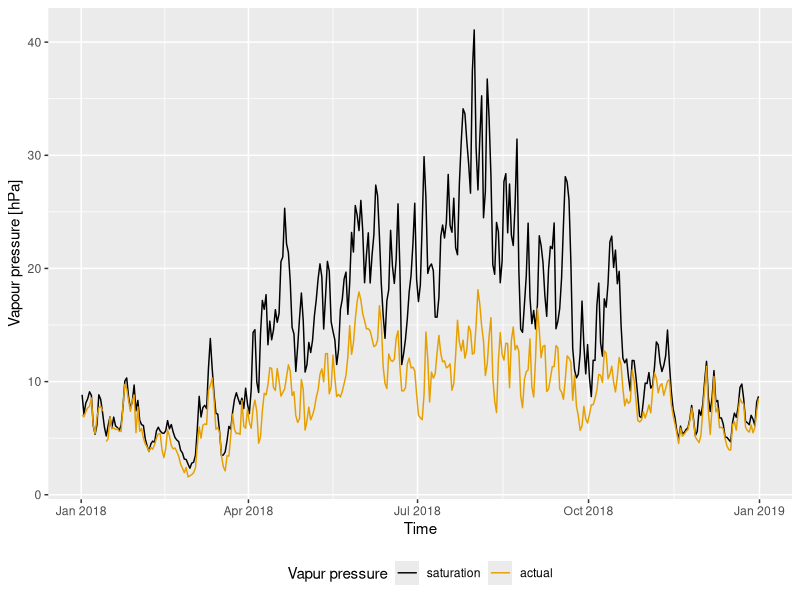
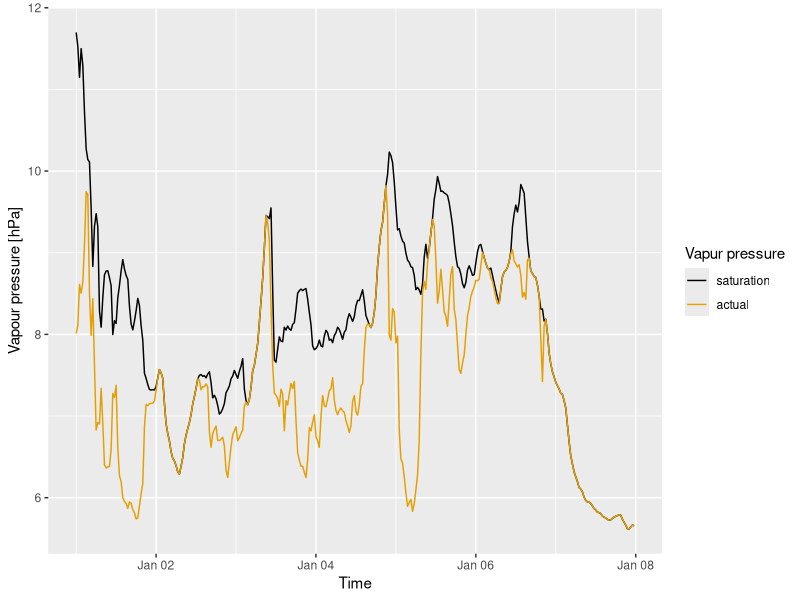
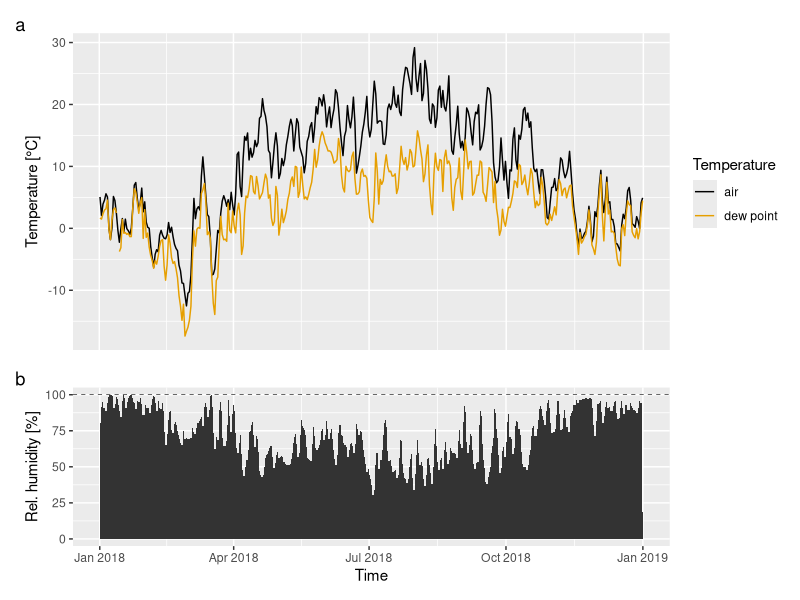
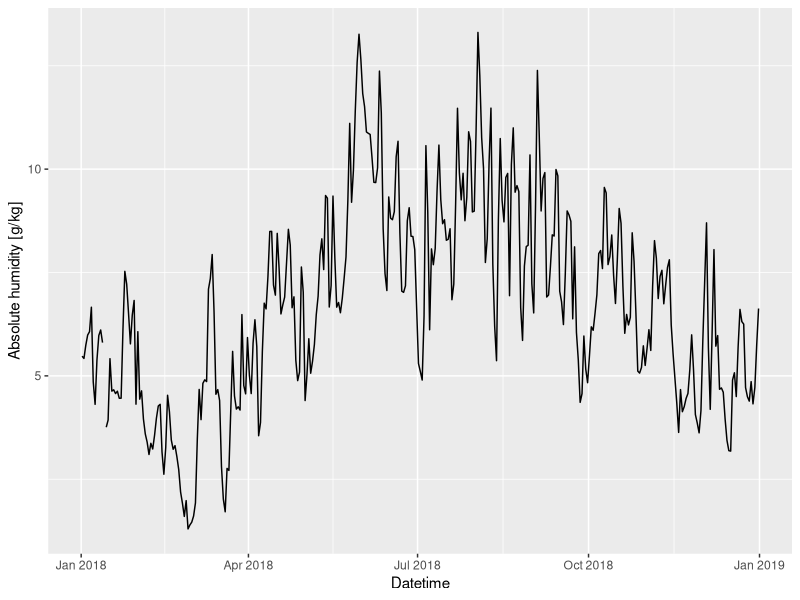
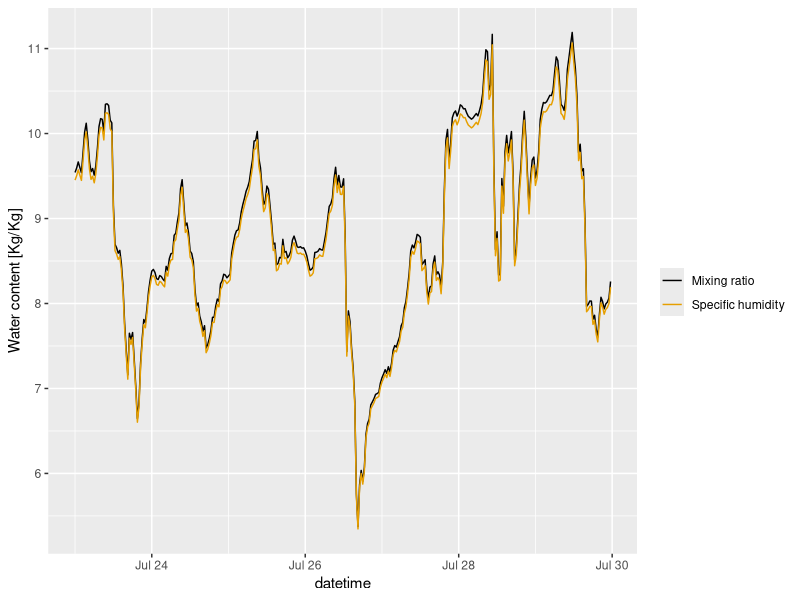
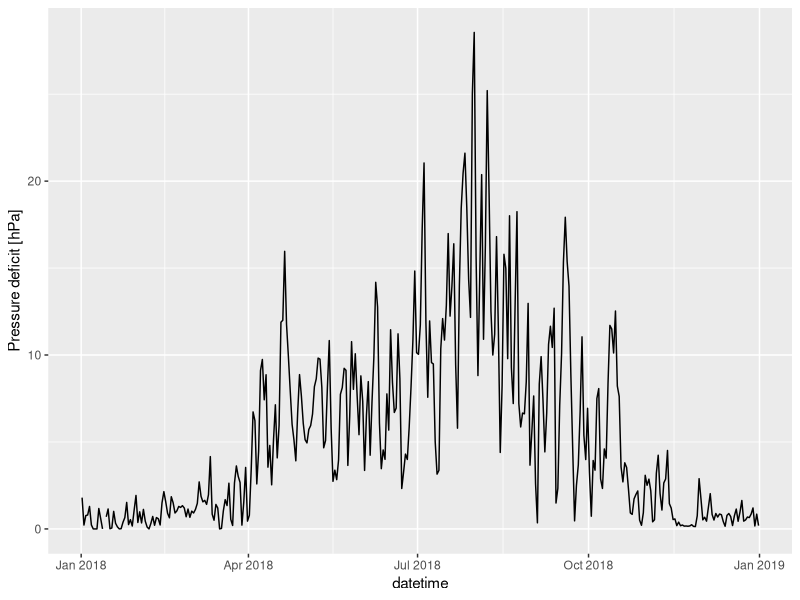
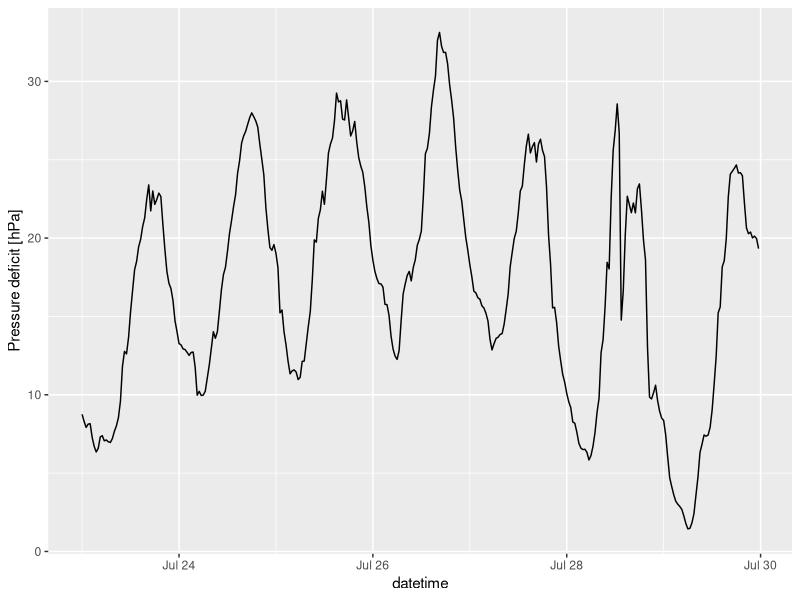
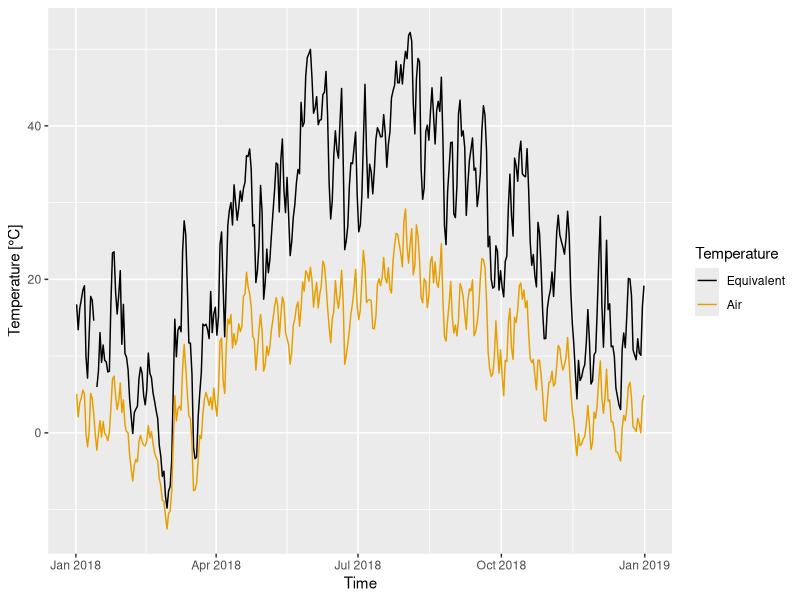

Write R code to recreate these figures, in order.
## ---- chunk 1
library(tidyverse)
library(lubridate)
library(patchwork)
library(scales)
library(here)
library(ggthemes)
## ---- chunk 2
hum <- read_csv(here("Data_lectures/4_air_humidity/04_Air_humidity_TA_RH_PA_NP_Hainich.csv"))
names(hum) <- c("datetime", "ta", "rh", "pa")
## ---- chunk 3
c2k <- function(c) c + 273.15
k2c <- function(k) k - 273.15

Rv <- 461.47 # J K -1 kg -1 ] - gas constant of water vapour
get_es <-  function(ta)  6.1078 * exp((17.08085 * ta) / (234.175 + ta))
get_td <- function(e_a) ((log(e_a) - log(6.1708)) * 234.17) / (17.08085 - log(e_a) + log(6.1078))
get_rh <- function(e_a, e_s) e_a/e_s * 100
rh2ea <- function(rh, e_s) rh/100 * e_s

# need to convert e_a from hPa to Pa and the temperature to degrees Kelvin
# convert the output in g/Kg 
get_abs_hum <- function(e_a, ta) (e_a * 100 / (Rv * c2k(ta)) ) * 1000

#here there is no need to convert to Pa because the pressures is present both at numerator and denominator
get_spec_hum <- function(e_a, p) 0.622 * e_a / (p - 0.378 * e_a) * 1000 # g/Kg
get_mix_ratio <- function(e_a, p) 0.622 * e_a / (p - e_a) * 1000 # g/Kg


get_p_def <- function(ea, es) es - ea
get_t_eq <- function(ta, mix_ratio) k2c(c2k(ta) + 2.5 * mix_ratio)

get_ea_dry <- function(es_wet, t_dry, t_wet, p){
  a <- (p * 1004.6) / (0.622 * 2.5061e6)
  return(es_wet - a * (t_dry - t_wet))
}

# utility func for plotting
remove_x_axis <- function() theme(
    axis.text.x = element_blank(),
    axis.title.x = element_blank(),
    axis.ticks.x = element_blank()
  )
## ---- chunk 4
# add all the variables to the humidity dataframe
hum <- mutate(hum,
    es = get_es(ta),
    ea = rh2ea(rh, es),
    td = get_td(ea),
    abs_hum = get_abs_hum(ea, ta),
    spec_hum = get_spec_hum(ea, pa),
    mix_ratio = get_mix_ratio(ea, pa),
    p_def = get_p_def(ea, es),
    t_eq = get_t_eq(ta, mix_ratio)
  )

hum_d <- hum %>%
  group_by(week=yday(datetime)) %>%
  summarize_all(mean, na.rm=T)

hum_w <- hum %>%
  group_by(week=week(datetime)) %>%
  summarize_all(mean, na.rm=T)
## ---- chunk 5
hum_d %>%
  gather("type", "val", es, ea, factor_key = T) %>%
  ggplot(aes(datetime, val, colour=type))+
    geom_line()+
  labs(x="Time", y="Vapour pressure [hPa]", colour="Vapur pressure") +
  scale_color_colorblind(labels=c("saturation", "actual")) +
  theme(legend.position = "bottom")
## ---- chunk 6
hum %>%
  filter(week(datetime) ==1) %>%
  gather("type", "val", es, ea, factor_key = T) %>%
  ggplot(aes(datetime, val, colour=type))+
    geom_line()+
    labs(x="Time", y="Vapour pressure [hPa]", colour="Vapur pressure") +
    scale_color_colorblind(labels=c("saturation", "actual"))
## ---- chunk 7
p_td <- hum_d %>%
  gather("type", "val", ta, td) %>%
  ggplot(aes(datetime, val, colour=type))+
    geom_line()+
  labs(x="Datetime", y="Temperature [°C]", colour="Temperature") +
  scale_color_colorblind(labels=c("air", "dew point")) +
  remove_x_axis()

p_rh <- ggplot(hum_d, aes(datetime, rh))+
    geom_area() +
  geom_hline(yintercept = 100, linetype="dashed", size=.2) +
  labs(y="Rel. humidity [%]", x="Time")

p_td / p_rh +
  plot_layout(heights = c(4, 2)) +
  plot_annotation(tag_levels = "a")
## ---- chunk 8
hum_d %>%
  ggplot(aes(datetime, abs_hum))+
    geom_line() +
  labs(x="Datetime", y="Absolute humidity [g/kg]")
## ---- chunk 9
hum %>%
  filter(week(datetime) ==30) %>%
  gather("type", "val", spec_hum, mix_ratio) %>%
  ggplot(aes(datetime, val, colour=type))+
    geom_line() +
    labs(y="Water content [Kg/Kg]", colour="") +
    scale_color_colorblind(labels=c("Mixing ratio", "Specific humidity"))
## ---- chunk 10
hum_d %>%
   ggplot(aes(datetime, p_def)) +
   geom_line() +
   labs(y="Pressure deficit [hPa]")
## ---- chunk 11
hum %>%
  filter(week(datetime) == 30) %>% 
   ggplot(aes(datetime, p_def)) +
   geom_line() +
   labs(y="Pressure deficit [hPa]")
## ---- chunk 12
hum_d %>%
  gather("type", "val", t_eq, ta, factor_key = T) %>%
  ggplot(aes(datetime, val, colour=type))+
    geom_line() +
    scale_color_colorblind(labels = c("Equivalent", "Air")) +
    labs(y="Temperature [°C]", x="Time", colour="Temperature")
## ---- chunk 13
spin <- tibble(
  t_dry = 16,
  t_wet = 10.8,
  p = 977.2
)

spin <- spin %>%
  mutate(
    es_wet = get_es(t_wet),
    es = get_es(t_dry), 
    ea = get_ea_dry(es_wet, t_dry, t_wet, p),
    td = get_td(ea),
    rh = get_rh(ea, es),
    abs_hum = get_abs_hum(ea, t_dry),
    spec_hum = get_spec_hum(ea, p),
    mix_ratio = get_mix_ratio(ea, p),
    p_def = get_p_def(ea, es),
    t_eq = get_t_eq(t_dry, mix_ratio)
    
  )
## ---- chunk 14
assman1 <- tibble(
  t_dry = 15.4,
  t_wet = 11.8,
  p = 977.2
) %>%
  mutate(
    es_wet = get_es(t_wet),
    es = get_es(t_dry), 
    ea = get_ea_dry(es_wet, t_dry, t_wet, p),
    td = get_td(ea),
    rh = get_rh(ea, es),
    abs_hum = get_abs_hum(ea, t_dry),
    spec_hum = get_spec_hum(ea, p),
    mix_ratio = get_mix_ratio(ea, p),
    p_def = get_p_def(ea, es),
    t_eq = get_t_eq(t_dry, mix_ratio)
    
  )
## ---- chunk 15
spin %>% 
  bind_rows(assman1) %>% 
  t() %>% 
  kableExtra::kbl(col.names = c("Spinning", "Assmann"), digits = 1, caption = "Comparioson of measurement between spinning and assman psychrometer", booktabs=T) 
